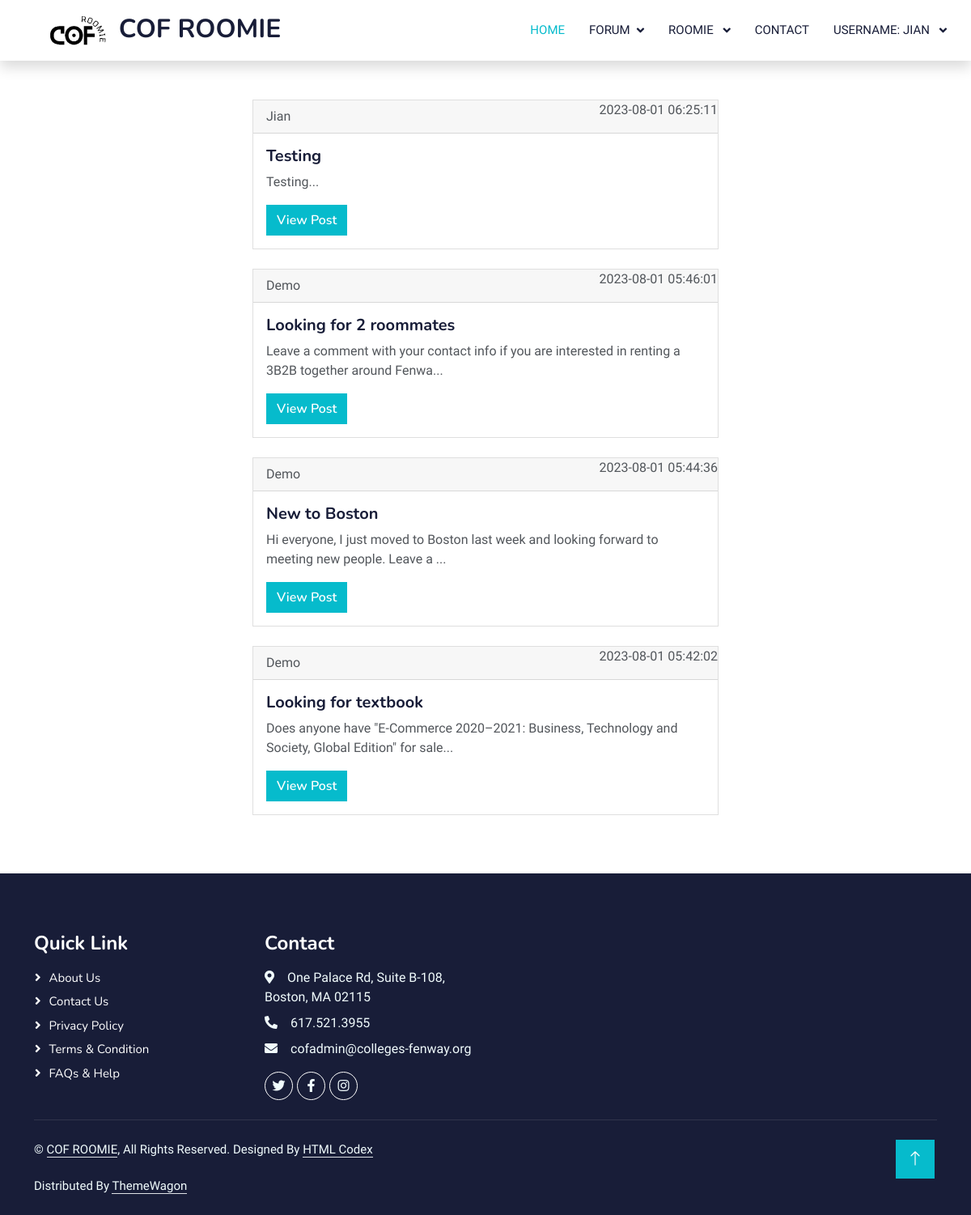
Page /forum.php (signed in) on the committed database.
### tables this page shows
CREATE TABLE `user_post` (
  `id` int(3) NOT NULL,
  `title` varchar(255) NOT NULL,
  `body` text NOT NULL,
  `username` varchar(255) NOT NULL,
  `created_dt` timestamp NOT NULL DEFAULT current_timestamp()
);

### forum.php (the view)
<?php require "includes/header.php"; ?>
<?php
require "config.php";
?>
<?php
$select = $conn->query("SELECT * FROM user_post order by id DESC");
$select->execute();
$rows = $select->fetchAll(PDO::FETCH_OBJ);
?>
<div class="form-signin w-50 m-auto ">
    <div class="container pt-5">
        <?php foreach ($rows as $row): ?>
            <div class=" card">
                <div class="card-header">
                    <?php echo $row->username; ?>
                    <span class="position-absolute top-0 end-0 text-center">
                        <?php echo $row->created_dt; ?>
                    </span>
                </div>
                <div class="card-body">
                    <h5 class="card-title">
                        <?php echo $row->title; ?>
                    </h5>
                    <p class="card-text">
                        <?php echo substr($row->body, 0, 100) . '...'; ?>
                    </p>
                    <a href="show_post.php?id=<?php echo $row->id; ?>" class="btn btn-primary">View Post</a>
                </div>
            </div>
            <br>
        <?php endforeach; ?>
    </div>
</div>
<?php require "includes/footer.php"; ?>

### css/custom.css (style rules this page uses)
:root { --primary: #06BBCC; --light: #F0FBFC; --dark: #181d38; }
.btn { font-family: 'Nunito', sans-serif; font-weight: 600; transition: .5s; }
.btn.btn-primary, .btn.btn-secondary { color: #FFFFFF; }

### rows in the picture
user_post: username "Jian", created_dt "2023-08-01 06:25:11", title "Testing", body "Testing"
user_post: username "Demo", created_dt "2023-08-01 05:46:01", title "Looking for 2 roommates", body "Leave a comment with your contact info if you are interested in renting a 3B2B together around Fenwa"
user_post: username "Demo", created_dt "2023-08-01 05:44:36", title "New to Boston", body "Hi everyone, I just moved to Boston last week and looking forward to meeting new people. Leave a"
user_post: username "Demo", created_dt "2023-08-01 05:42:02", title "Looking for textbook", body "Does anyone have \"E-Commerce 2020–2021: Business, Technology and Society, Global Edition\" for sale"

### other values in the picture
$_SESSION['username'] "JIAN"
